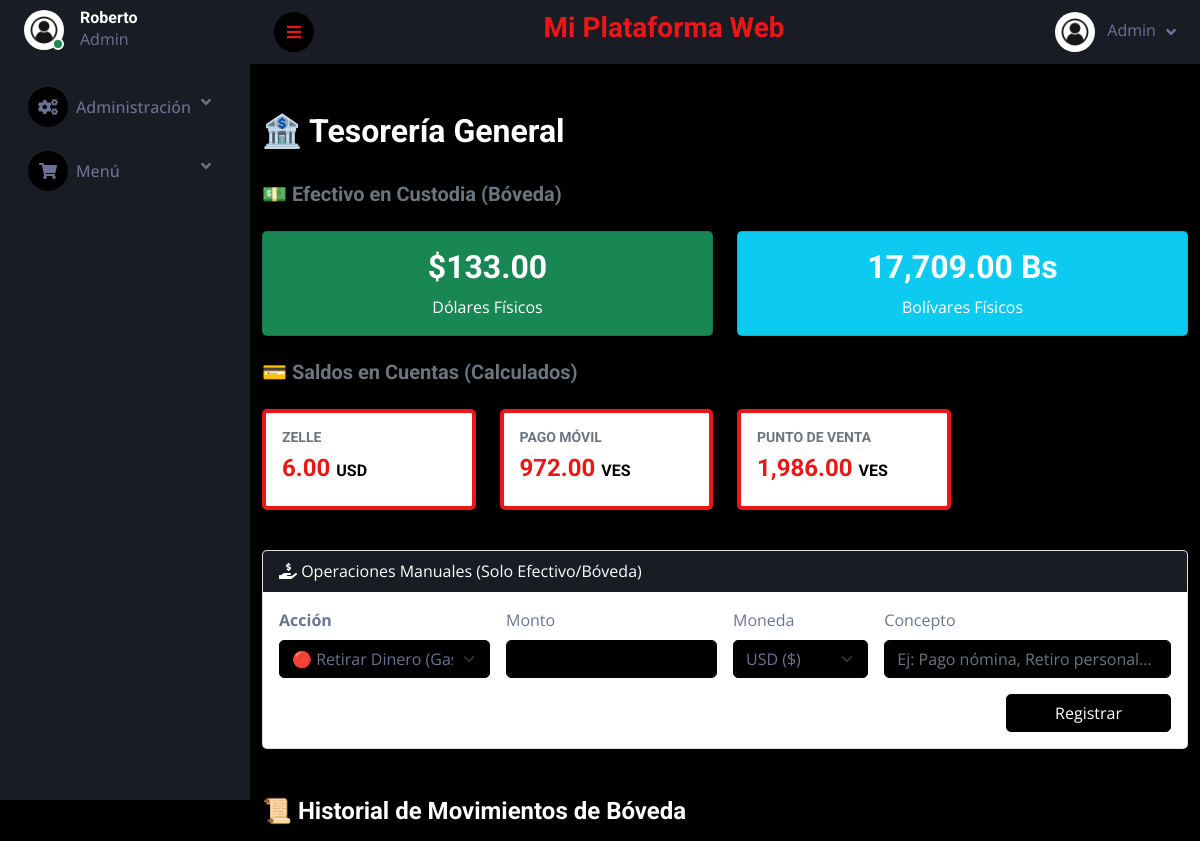
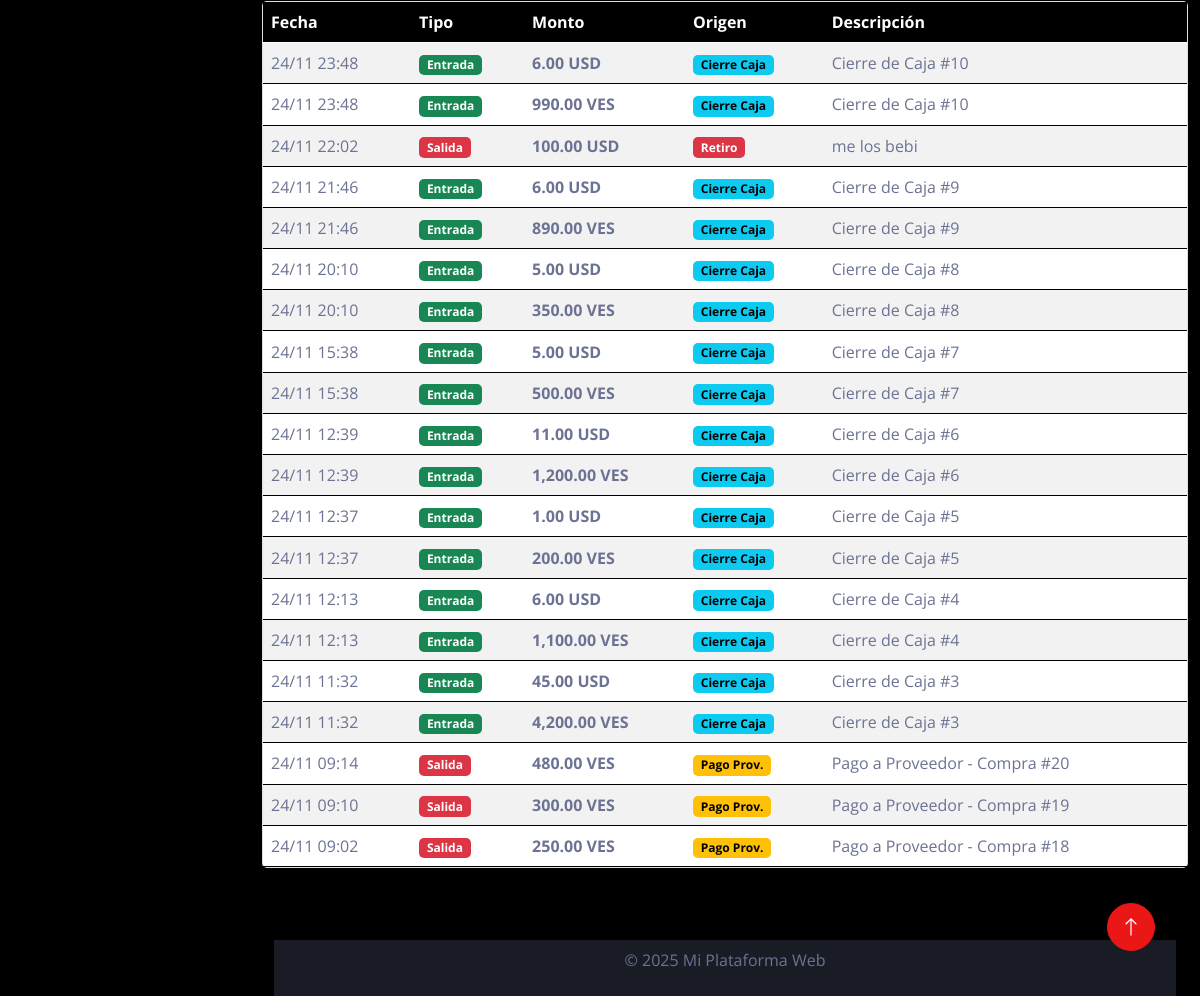
Before: /admin/caja_chica.php (signed in) with the older database file (2 pictures, top to bottom).
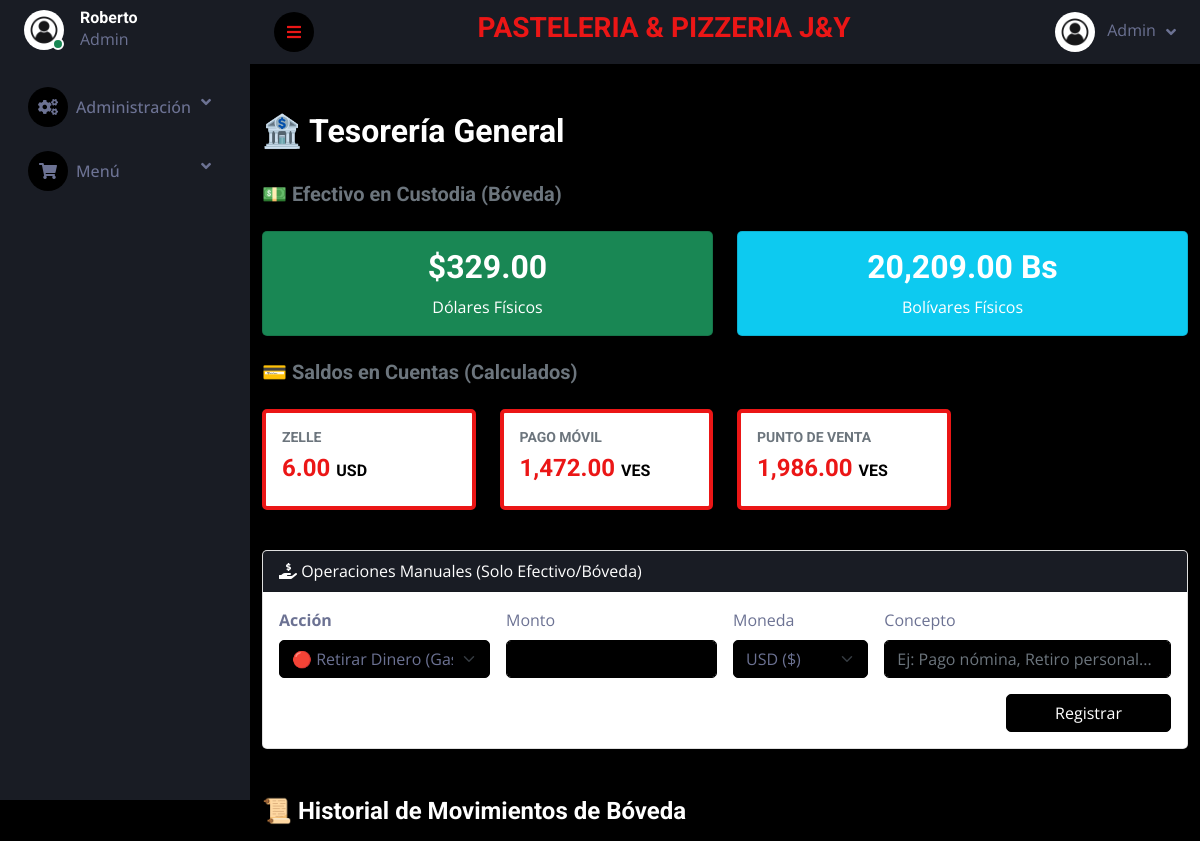
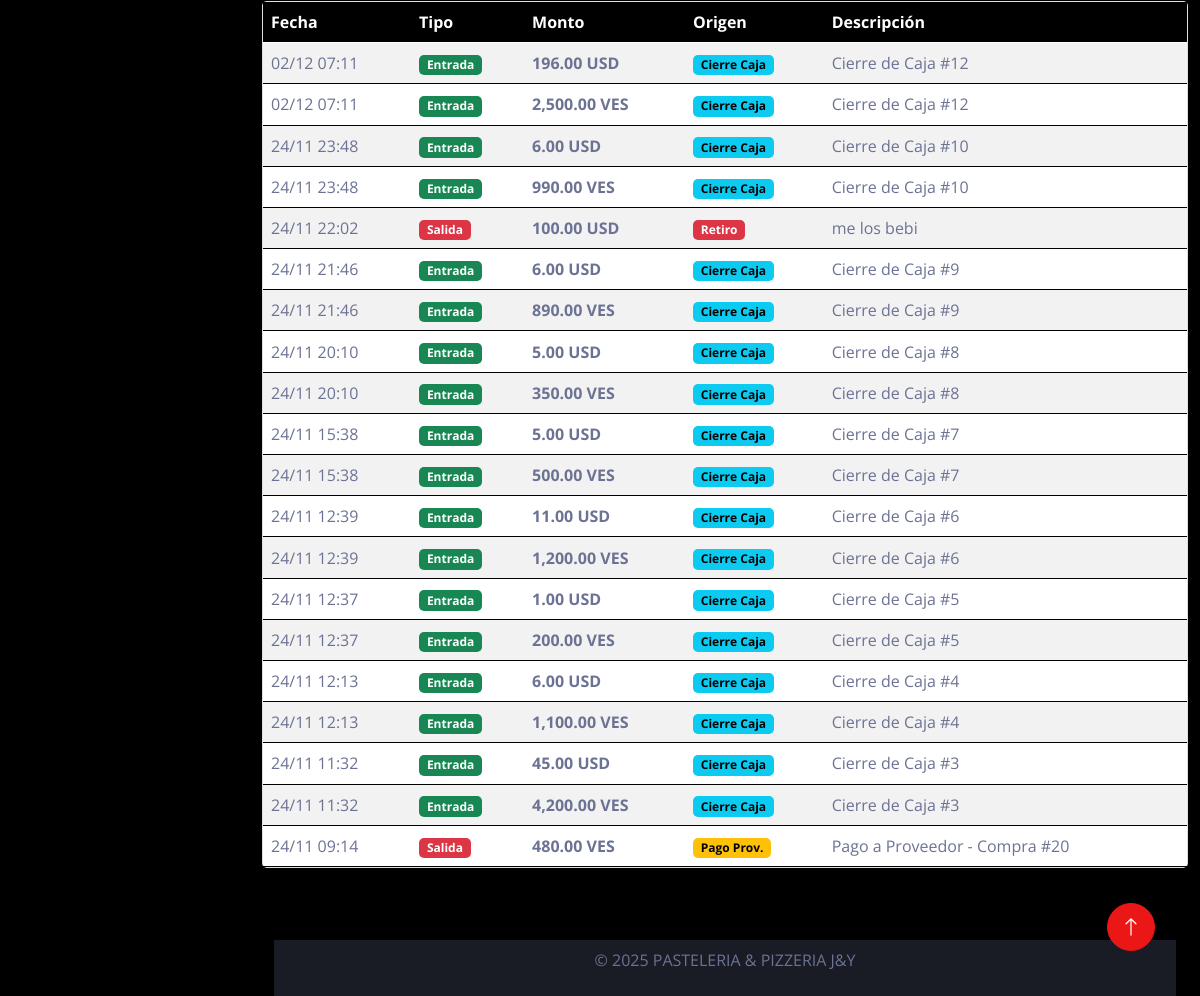
After: the same page with the newer database file (2 pictures, top to bottom).
### tables this page shows
CREATE TABLE `company_vault` (
  `id` int(11) NOT NULL,
  `balance_usd` decimal(12,2) DEFAULT 0.00,
  `balance_ves` decimal(12,2) DEFAULT 0.00,
  `last_updated` timestamp NULL DEFAULT current_timestamp() ON UPDATE current_timestamp()
);

CREATE TABLE `vault_movements` (
  `id` int(11) NOT NULL,
  `type` enum('deposit','withdrawal') NOT NULL,
  `origin` enum('session_close','manual_deposit','supplier_payment','owner_withdrawal') NOT NULL,
  `amount` decimal(12,2) NOT NULL,
  `currency` enum('USD','VES') NOT NULL,
  `description` text DEFAULT NULL,
  `reference_id` int(11) DEFAULT NULL,
  `created_by` int(11) NOT NULL,
  `created_at` timestamp NULL DEFAULT current_timestamp()
);

### templates/autoload.php (called while the page is built, shortened)
<?php
require_once '../funciones/conexion.php';
require_once '../funciones/Config.php';
$config = new GlobalConfig();
$db = Database::getConnection();
require_once '../funciones/VaultManager.php';
$vaultManager = new VaultManager($db);

### funciones/VaultManager.php (called while the page is built, shortened)
<?php
class VaultManager {
    private $db;
    public function __construct($db) {
        $this->db = $db;
    }
    public function getBalance() {
        $stmt = $this->db->query("SELECT * FROM company_vault WHERE id = 1");
        return $stmt->fetch(PDO::FETCH_ASSOC);
    }
}
?>

### funciones/conexion.php (called while the page is built, shortened)
<?php
class Database
{
    private static $connection = null;
    public static function getConnection()
    {
        if (self::$connection === null) {
            try {
                $host     = $_ENV['DB_HOST'] ?? 'localhost';
                $dbname   = $_ENV['DB_NAME'] ?? 'minimarket';
                $username = $_ENV['DB_USER'] ?? 'root';
                $password = $_ENV['DB_PASSWORD'] ?? '';
                $port     = $_ENV['DB_PORT'] ?? '3306';
                $options = [
                    PDO::ATTR_ERRMODE            => PDO::ERRMODE_EXCEPTION,
                    PDO::ATTR_DEFAULT_FETCH_MODE => PDO::FETCH_ASSOC,
                    PDO::ATTR_EMULATE_PREPARES   => false,
                ];
                self::$connection = new PDO(
                    "mysql:host=$host;port=$port;dbname=$dbname;charset=utf8mb4",
                    $username,
                    $password,
                    $options
                );
            } catch (PDOException $e) {
                error_log("Error de conexión: " . $e->getMessage());
                die("<h3>Error de conexión.</h3><p>Verifica tu archivo .env y los logs del servidor.</p>");
            }
        }
        return self::$connection;
    }
}
?>

### funciones/Config.php (called while the page is built, shortened)
<?php
class GlobalConfig {
    private $db;
    private $settings = [];
    public function __construct() {
        $this->db = Database::getConnection();
    }
    public function load() {
        try {
            $query = "SELECT config_key, config_value FROM global_config";
            $stmt = $this->db->prepare($query);
            $stmt->execute();
            $results = $stmt->fetchAll(PDO::FETCH_ASSOC);
            if ($results) {
                foreach ($results as $row) {
                    $key = $row['config_key'];
                    $value = $row['config_value'];
                    $this->settings[$key] = $value;
                }
            }
        } catch (Exception $e) {
            error_log("Excepción al cargar la configuración: " . $e->getMessage());
            $this->settings = [];
        }
    }
    public function get($key, $value = null) {
        $this->load();
        return $this->settings[$key] ?? $value;
    }
    public function setGlobals() {
        $this->load();
    }
}
$config = new GlobalConfig();
$config->setGlobals();
?>

### admin/caja_chica.php (the view, shortened to what the changed rows need)
<?php
require_once '../templates/autoload.php';
$balanceVault = $vaultManager->getBalance();
$sqlBalances = "SELECT pm.name, pm.type, pm.currency,
                SUM(CASE WHEN t.type = 'income' THEN t.amount ELSE -t.amount END) as total_balance
                FROM payment_methods pm
                LEFT JOIN transactions t ON pm.id = t.payment_method_id
                GROUP BY pm.id, pm.name, pm.type, pm.currency
                HAVING total_balance != 0";
$stmt = $db->query($sqlBalances);
$globalBalances = $stmt->fetchAll(PDO::FETCH_ASSOC);
$stmtMovements = $db->query("SELECT * FROM vault_movements ORDER BY created_at DESC LIMIT 20");
$movements = $stmtMovements->fetchAll(PDO::FETCH_ASSOC);
require_once '../templates/header.php';
?>
<div class="container mt-5 mb-5">
    <div class="d-flex justify-content-between align-items-center mb-4">
        <h2>🏦 Tesorería General</h2>
    </div>
    <div class="row mb-4">
        <div class="col-md-6">
            <div class="card bg-success text-white text-center shadow">
                <div class="card-body">
                    <h2 class="fw-bold">$<?= number_format($balanceVault['balance_usd'], 2) ?></h2>
                    <p class="mb-0">Dólares Físicos</p>
                </div>
            </div>
        </div>
        <div class="col-md-6">
            <div class="card bg-info text-white text-center shadow">
                <div class="card-body">
                    <h2 class="fw-bold"><?= number_format($balanceVault['balance_ves'], 2) ?> Bs</h2>
                    <p class="mb-0">Bolívares Físicos</p>
                </div>
            </div>
        </div>
    </div>
    <div class="row mb-4">
        <?php foreach ($globalBalances as $bal):
            if ($bal['type'] == 'cash') continue;
        ?>
            <div class="col-md-3 mb-3">
                <div class="card border-start border-4 border-primary shadow-sm h-100">
                    <div class="card-body">
                        <h6 class="text-uppercase text-muted small"><?= htmlspecialchars($bal['name']) ?></h6>
                        <h4 class="text-primary fw-bold">
                            <?= number_format($bal['total_balance'], 2) ?>
                            <small class="text-dark fs-6"><?= $bal['currency'] ?></small>
                        </h4>
                    </div>
                </div>
            </div>
        <?php endforeach; ?>
    </div>
    <div class="card shadow-sm">
        <div class="card-body p-0">
            <div class="table-responsive">
                <table class="table table-striped table-hover mb-0 align-middle">
                    <thead class="table-dark">
                        <tr>
                            <th>Fecha</th>
                            <th>Tipo</th>
                            <th>Monto</th>
                            <th>Origen</th>
                            <th>Descripción</th>
                        </tr>
                    </thead>
                    <tbody>
                        <?php if (!empty($movements)): ?>
                            <?php foreach ($movements as $mov): ?>
                                <tr>
                                    <td><?= date('d/m H:i', strtotime($mov['created_at'])) ?></td>
                                    <td>
                                        <span class="badge bg-<?= $mov['type'] == 'deposit' ? 'success' : 'danger' ?>">
                                            <?= $mov['type'] == 'deposit' ? 'Entrada' : 'Salida' ?>
                                        </span>
                                    </td>
                                    <td class="fw-bold">
                                        <?= number_format($mov['amount'], 2) ?> <?= $mov['currency'] ?>
                                    </td>
                                    <td>
                                        <?php
                                            $origenLabel = match($mov['origin']) {
                                                'session_close' => '<span class="badge bg-info text-dark">Cierre Caja</span>',
                                                'supplier_payment' => '<span class="badge bg-warning text-dark">Pago Prov.</span>',
                                                'manual_deposit' => '<span class="badge bg-success">Aporte</span>',
                                                'owner_withdrawal' => '<span class="badge bg-danger">Retiro</span>',
                                                default => $mov['origin']
                                            };
                                            echo $origenLabel;
                                        ?>
                                    </td>
                                    <td><?= htmlspecialchars($mov['description']) ?></td>
                                </tr>
                            <?php endforeach; ?>
                        <?php else: ?>
                            <tr>
                                <td colspan="5" class="text-center text-muted py-4">No hay movimientos registrados aún.</td>
                            </tr>
                        <?php endif; ?>
                    </tbody>
                </table>
            </div>
        </div>
    </div>
</div>
<?php require_once '../templates/footer.php'; ?>

### templates/header.php (shortened to what the changed rows need)
<!DOCTYPE html>
<html lang="es">
<head>
        <link href="https://cdnjs.cloudflare.com/ajax/libs/font-awesome/5.10.0/css/all.min.css" rel="stylesheet">
        <link href="https://cdn.jsdelivr.net/npm/bootstrap-icons@1.4.1/font/bootstrap-icons.css" rel="stylesheet">
        <link href="../lib/owlcarousel/assets/owl.carousel.min.css" rel="stylesheet">
        <link href="../lib/tempusdominus/css/tempusdominus-bootstrap-4.min.css" rel="stylesheet" />
        <link href="../css/bootstrap.min.css" rel="stylesheet">
        <link href="../css/style.css" rel="stylesheet">
    </head>
<body>
    <div class="container-fluid position-relative d-flex p-0">
        <div class="content">
            <nav class="navbar navbar-expand bg-secondary navbar-dark sticky-top px-4 py-0">
                <div class="navbar-nav align-items-center ms-auto">
                    <a href="index.html" class="navbar-brand mx-8 mb-8">
                        <h3 class="text-primary"><? echo $GLOBALS['site_name']; ?></h3>
                    </a>
                </div>
            </nav>

### templates/footer.php (shortened to what the changed rows need)
    <div class="container-fluid sticky-down pt-4 px-4">
      <footer>
              <nav  class="navbar justify-content-center navbar-expand bg-secondary navbar-dark sticky-down px-10 py-10  " >
                 &copy; <?php echo date("Y"); ?> <?php echo htmlspecialchars($config->get('site_name')); ?>
              </nav>
                <nav  class="navbar justify-content-center navbar-expand bg-secondary navbar-dark sticky-down px-2 py-2  " >
              </nav>
      </footer>
    </div>
  </div>
</div>
</body>
</html>

Changed rows visible on the page:
no longer on this page (row unchanged): vault_movements: created_at "24/11 09:10", type "Salida", amount "300.00", currency "VES", origin "Pago Prov.", description "Pago a Proveedor - Compra #19"
no longer on this page (row unchanged): vault_movements: created_at "24/11 09:02", type "Salida", amount "250.00", currency "VES", origin "Pago Prov.", description "Pago a Proveedor - Compra #18"
changed company_vault: balance_usd "133.00" → "329.00"; balance_ves "17,709.00" → "20,209.00"
added vault_movements: created_at "02/12 07:11", type "Entrada", amount "196.00", currency "USD", origin "Cierre Caja", description "Cierre de Caja #12"
added vault_movements: created_at "02/12 07:11", type "Entrada", amount "2,500.00", currency "VES", origin "Cierre Caja", description "Cierre de Caja #12"
Other visible differences:
$GLOBALS['site_name']: "Mi Plataforma Web" → "PASTELERIA & PIZZERIA J&Y"
$config->get('site_name'): "Mi Plataforma Web" → "PASTELERIA & PIZZERIA J&Y"
new list line: "PAGO MÓVIL 1,472.00 VES"
list line gone: "PAGO MÓVIL 972.00 VES"
